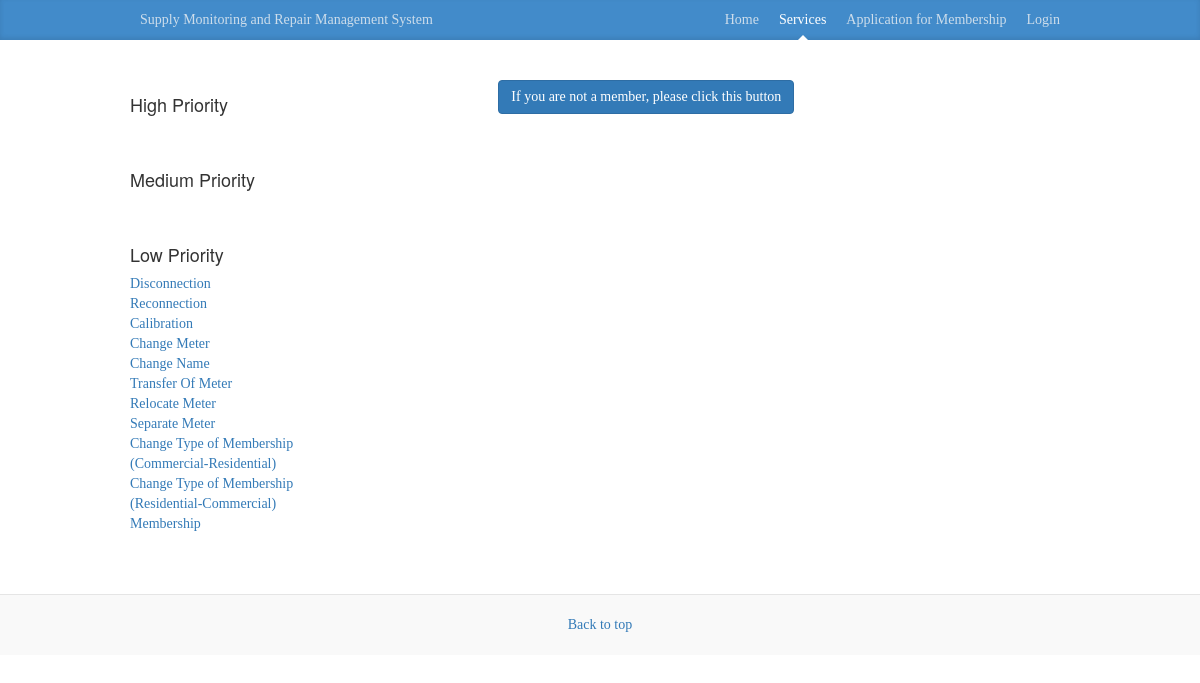
The app's page /requests_requirements.php with its own data.
### tables this page shows
CREATE TABLE `nature` (
  `id` int(11) NOT NULL,
  `type` varchar(255) DEFAULT NULL,
  `name` varchar(255) DEFAULT NULL,
  `emergency_level` varchar(255) DEFAULT NULL,
  `requirements` text,
  `alloted_time` varchar(255) DEFAULT NULL,
  `description` text
);

### backend/model.php (called while the page is built, shortened)
<?php
class Model {
	protected $db;
	public function __construct(){
		$server 	= "localhost";
		$db 		= "meralco";
		$username 	= "root";
		$charset 	= "utf8";
		$password 	= "";
		$db = new PDO("mysql:host=$server;dbname=$db;charset=$charset", $username, $password);
		$this->db = $db;
		$x = $this->getAllActiveLineman();
		$this->getSetting();
	}
	public function getAllActiveLineman(){
		$records = array();
		$branch = $this->getBranchById($_SESSION['user']['branch_id']);
		$branch = $branch['municipality'];
		$stmnt   = $this->db->prepare("
				SELECT t1.id,CONCAT(t2.firstname,' ',t2.lastname) as name FROM user t1
				left join info t2 on t1.id = t2.userid
				WHERE t1.type = ?
				AND t2.municipality LIKE '%".$branch."%'
				AND t1.deleted = 0
			");
		$stmnt->execute(array("line_man"));
		while($row = $stmnt->fetch()){
			$records[] = $row;
		}
		return $records;
	}
	public function getNatureByTypeAndPriority($type){
		$records = array();
		$records['Low'] = array();
		$records['Medium'] = array();
		$records['High'] = array();
		$stmnt 	= $this->db->prepare("
				SELECT * FROM nature
				WHERE type = ?
			");
		$stmnt->execute(array($type));
		while($row = $stmnt->fetch()){
			$records[$row['emergency_level']][] = $row;
		}
		return $records;
	}
	public function getSetting(){
		return  $this->db->query("SELECT * FROM setting LIMIT 1")->fetch();
	}
	public function getBranchById($id){
		$stmnt =  $this->db->prepare("
				SELECT *
				FROM branch
				where id = ?
				LIMIT 1
			");
		$stmnt->execute(array($id));
		return $stmnt->fetch();
	}
}

### backend/process.php (called while the page is built)
<?php
      include_once "model.php";
      $model = new Model();

### requests_requirements.php (the view, shortened to what this page needs)
<?php include_once "backend/process.php"; ?>
<!DOCTYPE html>
<html lang="en">
  <head>
    <link href="css/bootstrap.min.css" rel="stylesheet">
    <link href="css/blog.css" rel="stylesheet">
  </head>
  <body>
    <div class="blog-masthead">
      <div class="container">
        <nav class="blog-nav">
           <li class="this"><a href="" class="blog-nav-item ">Supply Monitoring and Repair Management System</a></li>
           <li class="this"><a class="blog-nav-item pull-right" href="login.php">Login</a></li>
           <li class="this"><a class="blog-nav-item pull-right" href="registration.php">Application for Membership</a></li>
           <li class="this"><a class="blog-nav-item pull-right active" href="complaints_requirements.php">Services</a>
           </li>
           <li class="this "><a class="blog-nav-item pull-right " href="index.php">Home</a></li>
        </nav>
      </div>
    </div>
    <div class="container">
    <br>
    <br>
    <?php $services = $model->getNatureByTypeAndPriority("request"); ?>
     <div class="row">
        <div class="col-sm-3 blog-sidebar">
          <div class="sidebar-module">
            <h4>High Priority</h4>
          </div>
          <div class="sidebar-module">
            <h4>Medium Priority</h4>
          </div>
          <div class="sidebar-module">
            <h4>Low Priority</h4>
            <ol class="list-unstyled">
              <?php foreach($services['Low'] as $idx => $s) :?>
                <li><a class="getContent" data-id="<?= $s['id'];?>" href="#"><?= $s['name'];?></a></li>
              <?php endforeach ?>
            </ol>
          </div>
        </div>
        <div class="col-sm-8 col-sm-offset-1 blog-masin">
          <a href="registration.php" style="margin-left:45px;" class="btn btn-ssm btn-default btn-primary">If you are not a member, please click this button</a>
           <br>
           <br>
        </div>
      </div>
    </div>
    <footer class="blog-footer">
      <p>
        <a href="#">Back to top</a>
      </p>
    </footer>
  </body>
</html>

### css/blog.css (style rules this page uses)
body { font-family: Georgia, "Times New Roman", Times, serif; color: #555; }
h1, .h1, h2, .h2, h3, .h3, h4, .h4, h5, .h5, h6, .h6,button { margin-top: 0; font-family: "Helvetica Neue", Helvetica, Arial, sans-serif; font-weight: normal; color: #333; }
@media (min-width: 1200px) { .container { width: 970px; } }
.blog-masthead { background-color: #428bca; -webkit-box-shadow: inset 0 -2px 5px rgba(0,0,0,.1); box-shadow: inset 0 -2px 5px rgba(0,0,0,.1); }
.blog-nav-item { position: relative; display: inline-block; padding: 10px; font-weight: 500; color: #cdddeb; }
.blog-nav .active { color: #fff; }
.blog-nav .active:after { position: absolute; bottom: 0; left: 50%; width: 0; height: 0; margin-left: -5px; vertical-align: middle; content: " "; border-right: 5px solid transparent; border-bottom: 5px solid; border-left: 5px solid transparent; }
.sidebar-module { padding: 15px; margin: 0 -15px 15px; }
.blog-footer { margin-top: 20px; padding: 20px 0; color: #999; text-align: center; background-color: #f9f9f9; border-top: 1px solid #e5e5e5; }
.blog-footer p:last-child { margin-bottom: 0; }
.blog-nav { list-style-type: none; }
.blog-nav li.this { display: inline; position: relative; }

### records on screen
nature: name "Disconnection"
nature: name "Reconnection"
nature: name "Calibration"
nature: name "Change Meter"
nature: name "Change Name"
nature: name "Transfer Of Meter"
nature: name "Relocate Meter"
nature: name "Separate Meter"
nature: name "Change Type of Membership (Commercial-Residential)"
nature: name "Change Type of Membership (Residential-Commercial)"
nature: name "Membership"
